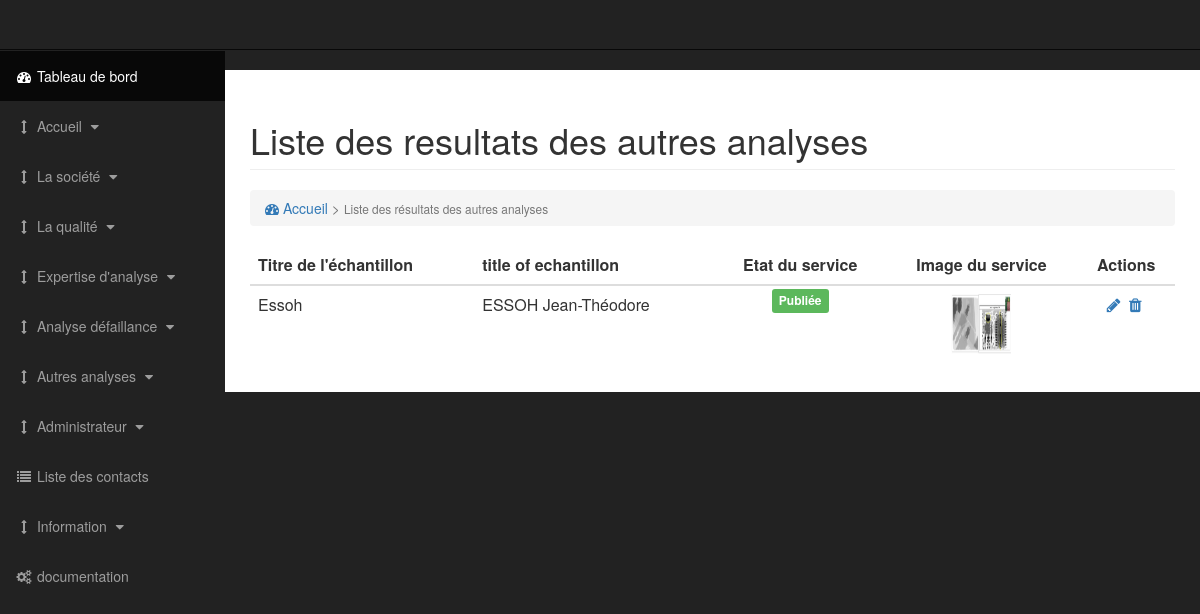
Page /admin/list-resultataa.php (signed in) on the committed database.
### tables this page shows
CREATE TABLE IF NOT EXISTS `exemple` (
  `exemple_id` int(11) NOT NULL AUTO_INCREMENT,
  `exemple_idnom` varchar(15) NOT NULL DEFAULT 'échantillon',
  `exemple_nom` text NOT NULL,
  `exemple_name` text NOT NULL,
  `exemple_serviceid` int(11) NOT NULL,
  `exemple_photo` text,
  `exemple_date` datetime DEFAULT NULL,
  `exemple_active` tinyint(1) NOT NULL DEFAULT '0',
  PRIMARY KEY (`exemple_id`)
);

### admin/process/t-list-resultataa.php (called while the page is built, shortened)
<?php
	require('config.php');
    $prestations = $db->prepare('SELECT * FROM exemple AS p, service AS c WHERE c.service_typeid=3 AND p.exemple_serviceid = c.service_id ORDER BY p.exemple_active DESC');
    $prestations->execute();
 ?>

### admin/list-resultataa.php (the view, shortened to what this page needs)
<?php
    require('process/t-list-resultataa.php');
?>
<!DOCTYPE html>
<html lang="fr">
<head>
</head>
<body>
    <div id="wrapper">
        <nav class="navbar navbar-inverse navbar-fixed-top" role="navigation">
        </nav>
        <div id="page-wrapper">
            <div class="container-fluid">
                <div class="row">
                    <div class="col-lg-12">
                        <h1 class="page-header">
                            Liste des resultats des autres analyses
                        </h1>
                        <ol class="breadcrumb">
                            <li class="active">
                                <a href="\choiqualitycontrol\admin\index.php"><i class="fa fa-dashboard"></i> Accueil</a> > <small>Liste des résultats des autres analyses</small>
                            </li>
                        </ol>
                    </div>
                </div>
                <div class="row">
                    <div class="col-lg-12">
                        <table class="table striped-table">
                            <thead>
                                <tr>
                                    <th>Titre de l'échantillon</th>
                                    <th>title of echantillon</th>
                                    <th class="text-center">Etat du service</th>
                                    <th class="text-center">Image du service</th>
                                    <th class="text-center">Actions</th>
                                </tr>
                            </thead>
                            <tbody>
                                <?php while ($prest = $prestations->fetch()) { ?>
                                    <tr>
                                        <td><?= $prest['exemple_nom']?></td>
                                        <td><?= $prest['exemple_name']?></td>
                                        <td class="text-center">
                                            <?php
                                                if($prest['exemple_active'] == 1){
                                                    echo '<span class="label label-success">Publiée</span>';
                                                }
                                                else{
                                                    echo '<span class="label label-warning">Non publiée</span>';
                                                }
                                            ?>
                                        </td>
                                        <td class="text-center">
                                            <img src="/choiqualitycontrol/media/img/prest/<?= $prest['exemple_photo'];?>"
                                                 style="width: 60px; height: 60px"/>
                                        </td>
                                        <td class="text-center">
                                            <span>
                                                <a role="button" title="Modifier le résultat" href="/choiqualitycontrol\admin\edit-resultataa.php?nom=<?= $prest['exemple_idnom'];?>&id=<?= $prest['exemple_id']?>"
                                                   class="edit fa fa-pencil" id="edit-<?= $prest['exemple_id']?>"></a>
                                            </span>
                                            <span>
                                                <?php if ($prest['exemple_active'] == 1) {?>
                                                <a role="button" title="Désactier le résultat" href="\choiqualitycontrol\admin\list-resultataa.php?act=disable&nom=<?= $prest['exemple_idnom'];?>&id=<?= $prest['exemple_id']?>"
                                                   class="del fa fa-fw fa-trash" id="del-<?= $prest['exemple_id']?>"></a>
                                                <?php }else {?>
                                                <a role="button" title="Actier le résultat" href="\choiqualitycontrol\admin\list-resultataa.php?act=enable&nom=<?= $prest['exemple_idnom'];?>&id=<?= $prest['exemple_id']?>"
                                                   class="del fa fa-fw fa-level-up" id="del-<?= $prest['exemple_id']?>"></a>
                                                <?php }?>
                                            </span>
                                        </td>
                                    </tr>
                                <?php } ?>
                            </tbody>
                        </table>
                    </div>
                </div>
            </div>
        </div>
    </div>
</body>
</html>

### assets/css/sb-admin.css (style rules this page uses)
body { margin-top: 100px; background-color: #222; }
@media (min-width:768px) { body { margin-top: 50px; } }
#wrapper { padding-left: 0; }
#page-wrapper { width: 100%; padding: 0; background-color: #fff; }
@media (min-width:768px) { #wrapper { padding-left: 225px; } }
@media (min-width:768px) { #page-wrapper { padding: 10px; } }
@media (min-width:768px) { .side-nav { position: fixed; top: 51px; left: 225px; width: 225px; margin-left: -225px; border: none; border-radius: 0; overflow-y: auto; background-color: #222; bottom: 0; overflow-x: hidden; padding-bottom: 40px; } }
@media (min-width:768px) { .side-nav>li>a { width: 225px; } }

### assets/css/style-admin.css (style rules this page uses)
.text-center { text-align: center; }

### rows in the picture
exemple: exemple_nom "Essoh", exemple_name "ESSOH Jean-Théodore", exemple_active "Publiée", exemple_photo (picture)
